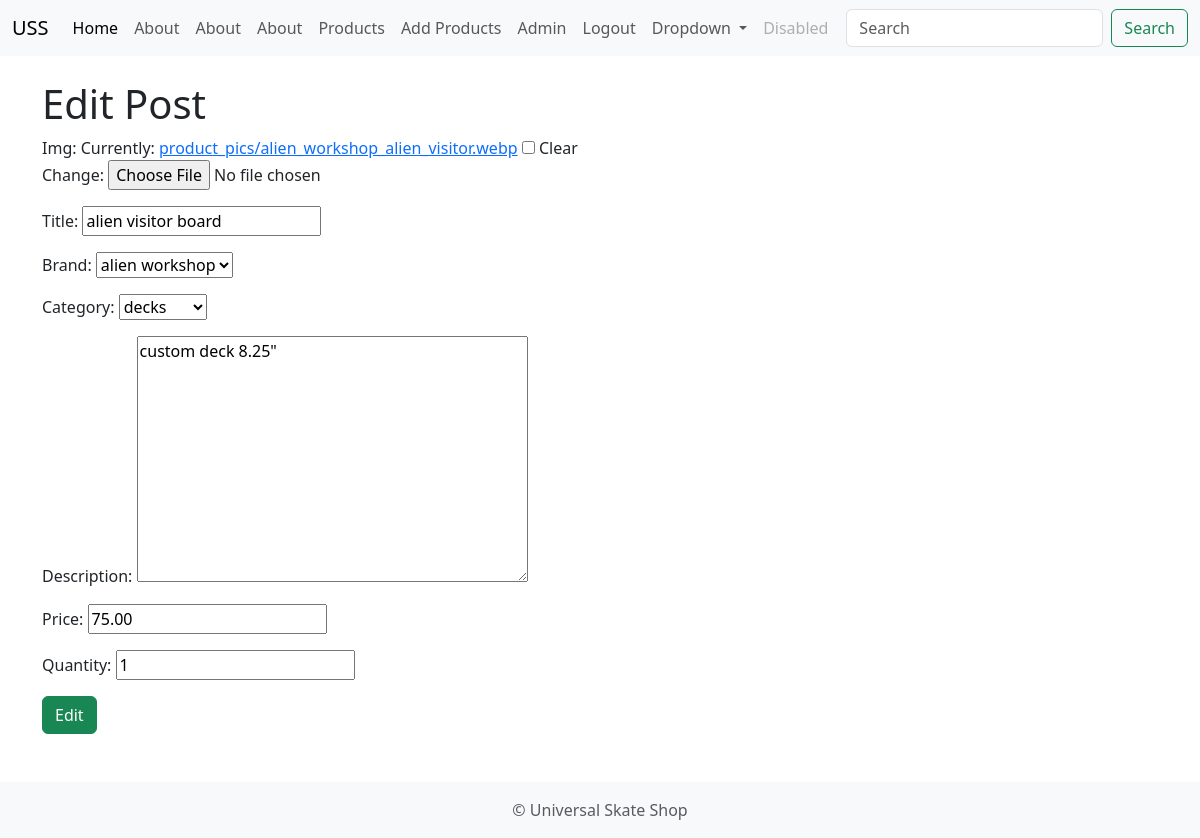
The app's page /products/edit/2/ (signed in) with its own data.
### products/models.py (models this page shows, shortened)
class Product(models.Model):
    img = models.ImageField(upload_to='product_pics/', blank=True, null=True)
    title = models.CharField(max_length=128)
    brand = models.ForeignKey(Brand, on_delete=models.CASCADE)
    category = models.ForeignKey(Category, on_delete=models.CASCADE)
    description = models.TextField()
    price = models.DecimalField(max_digits=10, decimal_places=2)
    quantity = models.PositiveIntegerField()

### products/views.py (the view)
# urls.py: path('edit/<int:pk>/', ProductUpdateView.as_view(), name='edit_product'),
class ProductUpdateView(LoginRequiredMixin,UserPassesTestMixin,UpdateView):
    template_name = 'products/edit.html'
    model = Product
    fields = ["img", "title", "brand", "category", "description", "price", "quantity"]
    def test_func(self):
        return self.request.user.is_staff

### products/models.py (called while the page is built)
    def __str__(self):
        return self.name

    def __str__(self):
        return self.name

### templates/products/edit.html (shortened to what this page needs)
{% extends 'base.html' %}
{% block content %}
    <div>
        <h1>Edit Post</h1>
        <form method="post" enctype="multipart/form-data">
            {{ form.as_p }}
            <input type="submit" value="Edit" class="btn btn-success">
        </form>
    </div>
{% endblock %}

### records on screen
Product: title "alien visitor board", brand "alien workshop", category "decks", description "custom deck 8.25\"", price "75.00", quantity "1"
